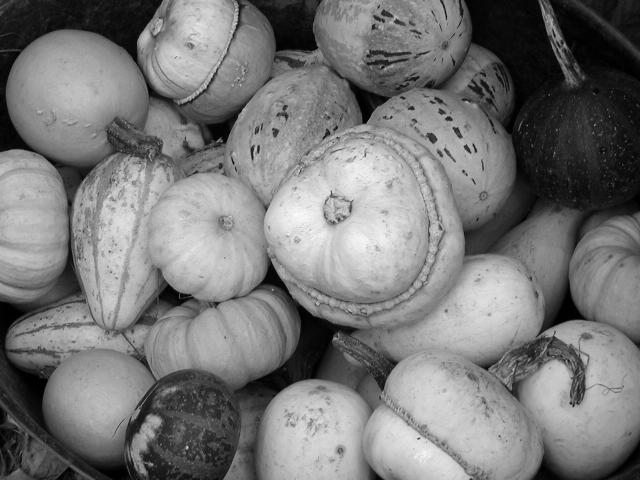
#> input picture Trabalho/Problemas/Problema 3/Imagens/gourds.pgm, 640 x 480 px
$ python useful_lib.py
#> lines starting #> are read from the running program, lines starting #| are printed output that depends on the picture
### Trabalho/Problemas/Problema 3/my_image_lib_0_6.py
import matplotlib.pyplot as plt
import matplotlib.image as mpimg
from math import floor, pi, exp, log10
import numpy as np
from copy import deepcopy, copy
import numpy.fft as fp
import random as rd

#classe que representa uma imagem digital
class Image:
	def __init__(self, MeuArquivo, from_fourier = False, matriz_complex = None):
		self._is_from_fourier = from_fourier #mostra se o objeto foi criado a partir de uma matriz complexa

		if self._is_from_fourier:
			self.matriz_complex = matriz_complex #coloca como atributo do objeto a matriz complexa
		else:
			self.matriz_complex = matriz_complex

		self._local = MeuArquivo
		with open(MeuArquivo, "r") as arquivo:
			self.magic_number = arquivo.readline().rstrip("\n") #lê o número mágico
			if self.magic_number == "P2": #Caso seja um arquivo .pgm
				dim = tuple(int(i) for i in arquivo.readline().split()) #lê as dimensões
				self.dimensions = dim
				self.colunas = self.dimensions[0]
				self.linhas = self.dimensions[1]
				self.maxval = int(arquivo.readline()) #lê o valor máximo

			self.pixels = self._get_matrix(arquivo, self.magic_number)

			self.hist = [] #inicializa o histograma

			for j in range(256): #j representa a intensidade do pixel que está sendo contado
				conta_pixel = 0 #conta quantos pixels tem
				for k in self.pixels:
					conta_pixel += k.count(j)
				self.hist.append(conta_pixel)

	#propriedades do objeto
	@property
	def magic(self):
		return self.magic_number

	@property
	def dimension(self):
		return self.dimensions

	@property
	def ncoluna(self):
		return self.colunas

	@property
	def nlinha(self):
		return self.linhas

	@property
	def max(self):
		return self.maxval

	# [9 lines left out: function min, not called in this run]

	def pixel(self):
		return self.pixels

	def histogram(self):
		return self.hist

	#bordas
	# [327 lines left out: functions _zero_padding, _mirror_padding, _rep_padding, _periodic_padding, thresholding, sgt and 5 more, not called in this run]

	def corrompe(self, outputpath, ruido, isTempero=False):
		matriz = deepcopy(self.pixels) #copia a matriz de pixels
		for i in range(len(matriz)):
			for j in range(len(matriz[0])):
				if ruido.ruido[i][j] is not None:
					if isTempero:
						matriz[i][j] = ruido.ruido[i][j]
					else:
						teste = matriz[i][j] + ruido.ruido[i][j]
						if teste < 0:
							teste = 0
						elif teste > 255:
							teste = 255
						matriz[i][j] = teste

		imagem = self._cria_arquivo(outputpath, matriz)
		return imagem


	#mascaras
	# [24 lines left out: function mascara_bin, not called in this run]

	#métodos usados na classe
	@staticmethod
	def _max_matriz(matriz): #recebe uma matriz e retorna o valor máximo dela
		maximo = 0
		for k in matriz:
			if max(k) > maximo:
				maximo = max(k)
		return maximo

	# [12 lines left out: functions _media_lista, _mediana_lista, not called in this run]

	@staticmethod
	def _get_matrix(arq, numero_magico): #recebe os pixels da imagem
		matriz = []
		if numero_magico == "P2": #Lê .pgm
			for k in arq.readlines():
				matriz.append([int(i) for i in list(k.split())])
		return matriz

	@staticmethod
	def _escreve_pixels(arquivo, imagem):
		for k in imagem:
				arquivo.write(" ".join([str(i) for i in k]) + "\n")

	#métodos internos
	def _cria_arquivo(self, outputpath, pixels):
		copia = deepcopy(pixels) #copia profunda dos pixels que serão escritos
		de_fourier = False #diz se a função é chamada por uma matriz complexa
		matriz_complexa = None #para criar o objeto Imagem
		with open(outputpath, "w") as arquivo:
			arquivo.write(self.magic + "\n") #escreve o número mágico
			arquivo.write(str(self.ncoluna) + " " + str(self.nlinha) + "\n") #escreve as dimensões

			maximo_imagem = self._max_matriz(pixels)

			if not isinstance(pixels[0][0], int) or not isinstance(pixels[1][1], int): #caso a matriz não seja de inteiros (veio de Fourier)
				copia = Fourier_Image._pixel_pos_filtro(pixels) #muda a matriz que será escrita
				de_fourier = True #a função está sendo chamada para uma matriz complexa
				maximo_imagem = self._max_matriz(copia) #muda o máximo que será escrito no arquivo
				matriz_complexa = deepcopy(pixels) #matriz complexa passa a existir

			arquivo.write(str(maximo_imagem) + "\n") #escreve o valor máximo da imagem

			self._escreve_pixels(arquivo, copia) #escreve os pixels
		return Image(outputpath, de_fourier, matriz_complexa)

#classe que representa a transformada de Fourier de uma imagem digital
class Fourier_Image(Image):
	def __init__(self, imagem): #passa a imagem que se deseja aplicar a transformada
		super().__init__(imagem._local)  #inicializa a instância da classe Fourier

		if imagem._is_from_fourier: #caso tenha vindo de uma matriz complexa
			self.matriz_fourier = Fourier_Image._fourier(imagem.matriz_complex)
		else:
			self.matriz_fourier = Fourier_Image._fourier(self.pixels) #faz a matriz com os valores complexos
		self._shift = False #componente da classe que diz se a matriz de fourier está shiftada ou não

	def shift(self):
		if self._shift:
			self.matriz_fourier = fp.ifftshift(self.matriz_fourier) #desfaz o shift da matriz
		else:
			self.matriz_fourier = fp.fftshift(self.matriz_fourier) #realiza o shift da matriz

		self._shift = not self._shift #muda o estado de self.shift

	def representacao(self): #faz uma imagem em escala de cinza de 1 a 255
		output = self._local[:-4] + "Fourier.pgm" #para virar uma imagem

		if self._shift == False: #faz o shift
			self.shift()

		copia = deepcopy(self.matriz_fourier)

		matriz = [[abs(z) for z in linha] for linha in copia] #pega apenas o módulo dos elementos da matriz
		maximo = self._max_matriz(matriz) #valor máximo de intensidade da imagem
		matriz_plot = [[int(round((255/log10(maximo)) * log10(1 + z))) for z in linha] for linha in matriz] #coloca os valores na escala desejada

		representacao = pgm_from_matrix(output, matriz_plot) #cria o objeto imagem
		return representacao

	# [16 lines left out: function filtro_espaco_de_freq, not called in this run]

	#funções usadas dentro da classe
	@staticmethod
	def _fourier(matriz_pixels): #transformada de fourier
		return fp.fft2(matriz_pixels)

	# [6 lines left out: function _inv_fourier, not called in this run]

	@staticmethod
	def _pixel_pos_filtro(matriz_complexa):
		matriz = [[int(round(abs(z))) for z in linha] for linha in matriz_complexa] #pega o módulo
		return matriz

class Ruido(): #classe para acrescentar ruído em imagens digitais
	def __init__(self, imagem): #requer uma imagem para inicializar as dimensões
		self.dimensions = imagem.dimensions
		self.ruido = [] #ruído é inicializado com None
		for i in range(self.dimensions[1]):
			self.ruido.append([None] * self.dimensions[0])
		self.pixels = self.dimensions[0] * self.dimensions[1] #pixels no total

	def gauss(self, mu, sigma):
		ruido = np.random.normal(mu, sigma, (self.dimensions[1], self.dimensions[0])).astype(int)
		for i in range(len(ruido)):
			for j in range(len(ruido[0])):
				self.ruido[i][j] = ruido[i][j]

	# [11 lines left out: function impulsivo, not called in this run]


#funções úteis
def pgm_from_matrix(outputpath, matrix):
	with open(outputpath, "w") as arquivo:
			arquivo.write("P2" + "\n") #escreve o número mágico
			arquivo.write(str(len(matrix[0])) + " " + str(len(matrix)) + "\n") #escreve as dimensões

			imagem = deepcopy(matrix)

			maximo_imagem = Image._max_matriz(imagem) #escreve a intensidade máxima
			arquivo.write(str(maximo_imagem) + "\n")

			Image._escreve_pixels(arquivo, imagem)

	return Image(outputpath) #retorna a imagem criada

# [50 lines left out: functions fourier_image_from_fmatrix, perfil_linha, normaliza_hist, kernel_gaussiano, print_image, not called in this run]

def print_grayscale_image(imagem): #Plota a imagem em escala de cinza
	img = mpimg.imread(imagem._local)

    # Exibir a imagem em tons de cinza
	plt.imshow(img, cmap='gray', vmin=0, vmax=255)
	plt.axis('off')  # Para desativar os eixos
	plt.show()

# [16 lines left out: function plota_histograma, not called in this run]

### Trabalho/Problemas/Problema 3/useful_lib.py
import numpy as np
import matplotlib.pyplot as plt
import my_image_lib_0_6 as mil
from copy import deepcopy

#inicialização dos dados
with open("first_parameters.txt", "r") as valores_iniciais: #recebe os primeiros dados
#> (reads Trabalho/Problemas/Problema 3/first_parameters.txt from the repository)
	S_0 = float(valores_iniciais.readline().split()[2])
	omega = float(valores_iniciais.readline().split()[2])
	T = float(valores_iniciais.readline().split()[2])
	dt = float(valores_iniciais.readline().split()[2])
	n_pontos = int(valores_iniciais.readline().split()[2])

def le_arquivo_sinal(caminho_arq, isImage = False):
	if isImage:
		sinal = mil.Image(f"{caminho_arq}")
		return sinal

	else:
		with open(f"{caminho_arq}", "r") as arquivo_sinal:
			n_pontos = arquivo_sinal.readline()
			sinal = np.array([complex(i) for i in arquivo_sinal.readline().split()])
			tempos = np.array([float(i) for i in arquivo_sinal.readline().split()])
		return sinal, tempos

def salva_sinal(sinal, tempos, nome_sinal):
	with open(f"Sinais/{nome_sinal}.txt", "w") as arquivo_sinal:
		arquivo_sinal.write(str(len(sinal)) + "\n")
		arquivo_sinal.write(" ".join([str(i) for i in sinal]) + "\n")
		arquivo_sinal.write(" ".join([str(i) for i in tempos]) + "\n")

def cria_array_tempos(Dt = dt, n_Pontos = n_pontos):
	array_tempos = np.linspace(0, (n_Pontos - 1) * Dt, n_Pontos) #cria o vetor com os tempos igualmente espaçados
	return array_tempos

def simula_sinal(array_tempos, omega_0 = omega, T_0 = T, S_0 = S_0):
	sinal = S_0 * np.exp(-array_tempos/T_0) * np.exp(1j * omega_0 * array_tempos) #cria o vetor com o sinal simulado
	return sinal

def mostra_sinal(sinal, tempo = None, componente = None, isImage = False):
	if isImage:
		mil.print_grayscale_image(sinal)
	else:
		assert componente in "rim", "Uso errado do parâmetro \'componente\'.\n Use \'r\' para mostrar a parte real do sinal.\n Use \'i\' para mostrar a parte imaginária do sinal.\n Use \'ri\' para mostrar a parte real e a parte imaginária do sinal.\n Use \'m\' para mostrar o módulo do sinal."
		if componente == "r":
			plt.plot(tempo, sinal.real, label="Parte real")
		elif componente == "i":
			plt.plot(tempo, sinal.imag, label="Parte imaginária")
		elif componente == "ri":
			plt.plot(tempo, sinal.real, label="Parte real")
			plt.plot(tempo, sinal.imag, label="Parte imaginária")
		elif componente == "m":
			plt.plot(tempo, np.abs(sinal), label="Módulo")

		plt.xlabel("Tempo (s)")
		plt.ylabel("Sinal(t)")
		plt.title("Sinal Simulado")
		plt.legend()
		plt.grid()
		plt.show()

def aplica_FFT_em_sinal(sinal, isImage = False):
	if isImage:
		imagem = mil.Fourier_Image(sinal)
		imagem.shift()
		return imagem
	else:
		return np.fft.fft(sinal)

def cria_array_frequencias(tempos):
	n_pontos = len(tempos)
	dt = tempos[1] - tempos[0]
	return np.fft.fftfreq(n_pontos, dt)

def mostra_FT(ft, frequencia = None, componente = None, isImage = False):
	if isImage:
		imagem = ft.representacao()
		mil.print_grayscale_image(imagem)
	else:
		ft, frequencia = np.fft.fftshift(ft), np.fft.fftshift(frequencia) #realiza o shift
		assert componente in "rim", "Uso errado do parâmetro \'componente\'.\n Use \'r\' para mostrar a parte real do sinal.\n Use \'i\' para mostrar a parte imaginária do sinal.\n Use \'ri\' para mostrar a parte real e a parte imaginária do sinal.\n Use \'m\' para mostrar o módulo do sinal."
		if componente == "r":
			plt.plot(frequencia, ft.real, label="Parte real")
		elif componente == "i":
			plt.plot(frequencia, ft.imag, label="Parte imaginária")
		elif componente == "ri":
			plt.plot(frequencia, ft.real, label="Parte real")
			plt.plot(frequencia, ft.imag, label="Parte imaginária")
		elif componente == "m":
			plt.plot(frequencia, np.abs(ft), label="Módulo")

		plt.xlabel('Frequência (Hz)')
		plt.ylabel('FT do Sinal')
		plt.title('Espectro de Frequência do Sinal')
		plt.legend()
		plt.grid()
		plt.show()

def adiciona_ruido_gauss(_sinal, mu, sigma, isImage = False, outputpath = None):
	if isImage:
		ruido = mil.Ruido(_sinal)
		ruido.gauss(mu, sigma)
		corrompido = _sinal.corrompe(outputpath, ruido)
		return corrompido
	else:
		sinal = deepcopy(_sinal)

		ruido1 = np.random.normal(mu, sigma, len(sinal))
		ruido2 = np.random.normal(mu, sigma, len(sinal)) * 1j
		return sinal + ruido1 + ruido2

def main():
	sinal = le_arquivo_sinal("Imagens/gourds.pgm", True)

	mostra_sinal(sinal, isImage=True)
#> in print_grayscale_image, img is the input picture: shape (480, 640); min 0, max 255, mean 119.9

	sinal_FT = aplica_FFT_em_sinal(sinal, True)

	mostra_FT(sinal_FT, isImage=True)
#> in print_grayscale_image (call 2), `img = mpimg.imread(imagem._local)`:
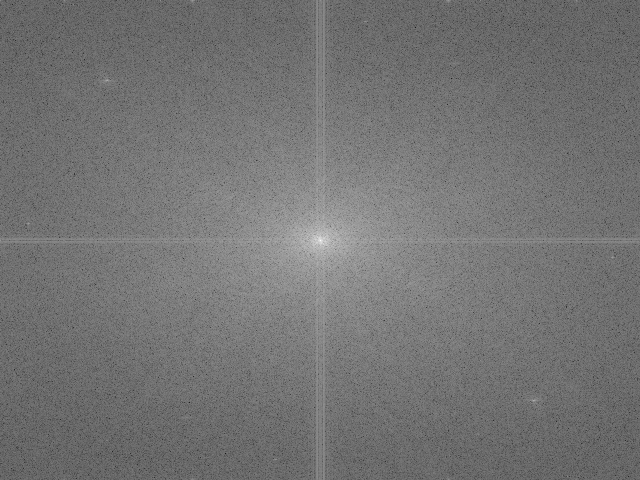
#> img: shape (480, 640); min 23, max 255, mean 115.4

	mu, sigma = 0, 25
	sinal_ruidoso = adiciona_ruido_gauss(sinal, mu, sigma, True, f"Imagens/gourdsGauss.pgm")

	mostra_sinal(sinal_ruidoso, isImage=True)
#> in print_grayscale_image (call 3), `img = mpimg.imread(imagem._local)`:
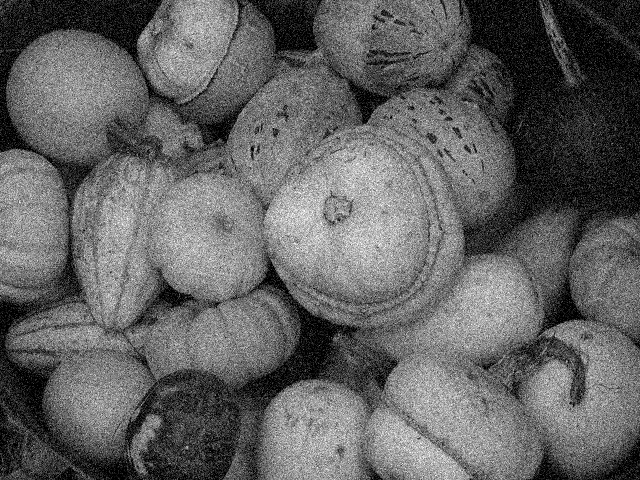
#> img: shape (480, 640); min 0, max 255, mean 98.6

	fft_sinal_ruidoso = aplica_FFT_em_sinal(sinal_ruidoso, True)

	mostra_FT(fft_sinal_ruidoso, isImage=True)
#> in print_grayscale_image (call 4), `img = mpimg.imread(imagem._local)`:
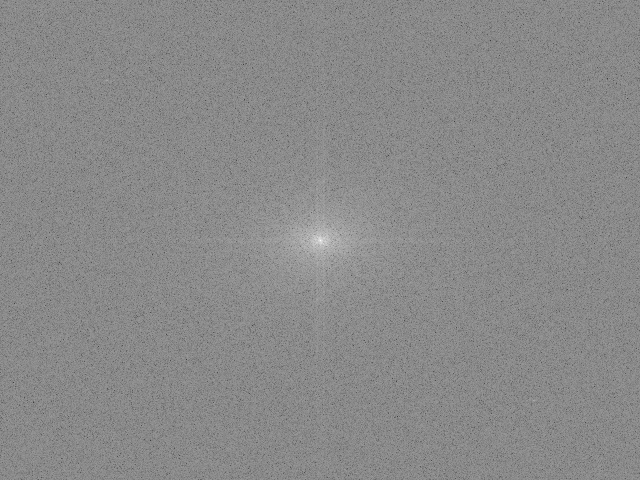
#> img: shape (480, 640); min 58, max 255, mean 137.4

	return 0

if __name__ == "__main__":
	main()
